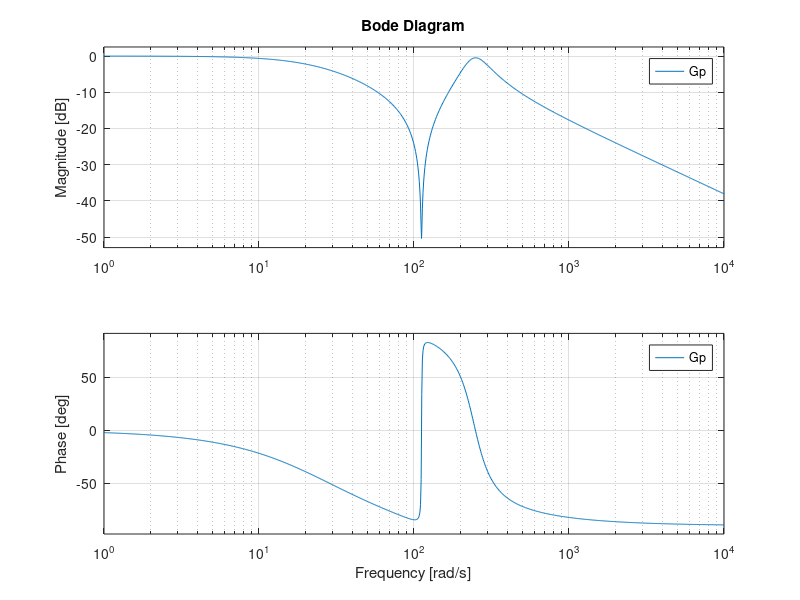

This figure's MATLAB source:
A = [25 25*1.2 25*12500];
B = [1 5.6 62000 0];
G = tf(A,B);
Kp = input('input : ');
Gp = (feedback(Kp*G,1));
bode(Gp);

[M, P, w] = bode(Gp);
[Mp i] = max(M);
Mp
MpdB = 20 * log10(Mp)
wp = w(i)
for i=1:1:length(M);
    if M(i) <= 0.707;
        fprintf('Bandwidth = %g', w(i))
        break
    end
end    
